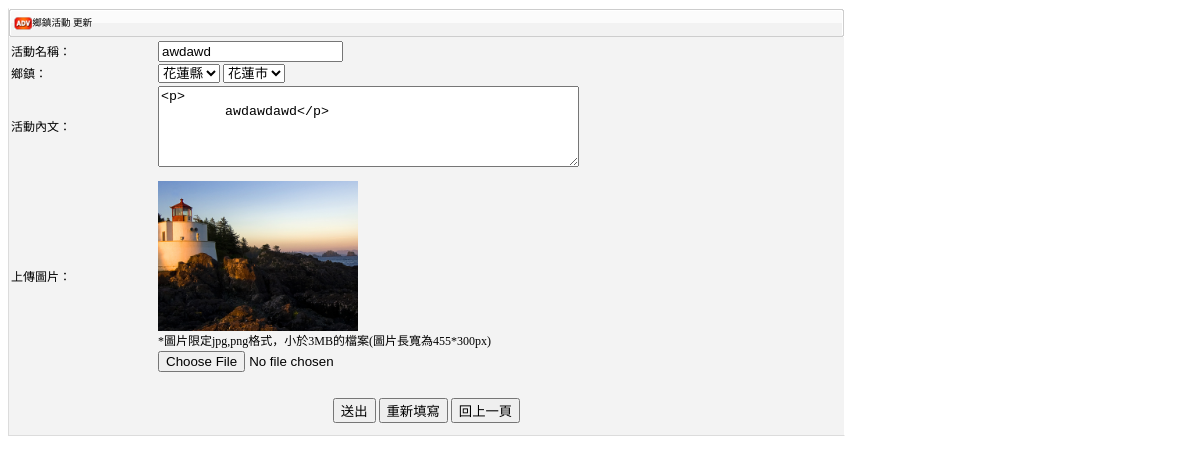
The page /admin_manage/cx_active_update.php?id=8 on the database its author committed.
### tables this page shows
CREATE TABLE IF NOT EXISTS `bnb_active` (
  `a_id` int(11) NOT NULL AUTO_INCREMENT,
  `a_name` varchar(20) NOT NULL,
  `a_area` varchar(20) NOT NULL,
  `a_zip` int(11) NOT NULL,
  `a_date` datetime NOT NULL,
  `a_text` text NOT NULL,
  `a_images` text NOT NULL,
  `a_hits` int(11) NOT NULL DEFAULT '0',
  PRIMARY KEY (`a_id`)
);

CREATE TABLE IF NOT EXISTS `zipcode` (
  `Id` bigint(20) NOT NULL AUTO_INCREMENT,
  `City` varchar(10) NOT NULL DEFAULT '',
  `Area` varchar(10) NOT NULL DEFAULT '',
  `ZipCode` char(3) NOT NULL DEFAULT '',
  PRIMARY KEY (`Id`),
  KEY `City` (`City`,`Area`,`ZipCode`)
);

### admin_manage/cx_active_update.php (the view, shortened to what this page needs)
<?php require_once('../Connections/connSQL.php'); ?>
<?php
if (!function_exists("GetSQLValueString")) {
function GetSQLValueString($theValue, $theType, $theDefinedValue = "", $theNotDefinedValue = "")
{
  $theValue = function_exists("mysql_real_escape_string") ? mysql_real_escape_string($theValue) : mysql_escape_string($theValue);
  switch ($theType) {
    case "long":
    case "int":
      $theValue = ($theValue != "") ? intval($theValue) : "NULL";
      break;
  }
  return $theValue;
}
}
$editFormAction = $_SERVER['PHP_SELF'];
if (isset($_SERVER['QUERY_STRING'])) {
  $editFormAction .= "?" . htmlentities($_SERVER['QUERY_STRING']);
}
$query_RecZip = "SELECT * FROM zipcode WHERE City = '花蓮縣' ORDER BY Id ASC";
$RecZip = mysql_query($query_RecZip, $connSQL) or die(mysql_error());
$row_RecZip = mysql_fetch_assoc($RecZip);
$colname_RecActive = "-1";
if (isset($_GET['id'])) {
  $colname_RecActive = $_GET['id'];
}
$query_RecActive = sprintf("SELECT * FROM bnb_active WHERE a_id = %s", GetSQLValueString($colname_RecActive, "int"));
$RecActive = mysql_query($query_RecActive, $connSQL) or die(mysql_error());
$row_RecActive = mysql_fetch_assoc($RecActive);
?>
<!DOCTYPE html PUBLIC "-//W3C//DTD XHTML 1.0 Transitional//EN" "http://www.w3.org/TR/xhtml1/DTD/xhtml1-transitional.dtd">
<html xmlns="http://www.w3.org/1999/xhtml">
<head>
<link href="../css/admin_style.css" rel="stylesheet" type="text/css" />
</head>
<body>
<div id="content" class="cx_admin_table">
<div id="top_nav">
  <table width="835" border="0" cellpadding="0" cellspacing="0" height="28">
    <tr>
      <td width="23" background="../images/board10.gif">&nbsp;</td>
      <td width="144" background="../images/board04.gif" align="left" style="font-size:0.8em">鄉鎮活動 更新 </td>
      <td width="650" background="../images/board04.gif">&nbsp;</td>
      <td width="10" background="../images/board05.gif">&nbsp;</td>
    </tr>
  </table>
</div>
  <form id="form1" name="form1" method="POST" action="<?php echo $editFormAction; ?>" enctype="multipart/form-data">
    <table width="835" border="0" cellpadding="0">
      <tr>
        <td width="145">活動名稱：</td>
        <td width="684"><label for="a_name"></label>
        <input name="a_name" type="text" id="a_name" value="<?php echo $row_RecActive['a_name']; ?>" />
        <input name="a_id" type="hidden" id="a_id" value="<?php echo $row_RecActive['a_id']; ?>" /></td>
      </tr>
      <tr>
        <td>鄉鎮：</td>
        <td><label for="b_zone"></label>
          <select name="a_area" id="a_area">
            <option value="346">花蓮縣</option>
          </select>
          <select name="a_zip" id="a_zip">
            <?php
do {
?>
            <option value="<?php echo $row_RecZip['ZipCode']?>"<?php if (!(strcmp($row_RecZip['ZipCode'], $row_RecActive['a_zip']))) {echo "selected=\"selected\"";} ?>><?php echo $row_RecZip['Area']?></option>
            <?php
} while ($row_RecZip = mysql_fetch_assoc($RecZip));
?>
        </select></td>
      </tr>
      <tr>
        <td>活動內文：</td>
        <td><label for="a_text"></label>
        <textarea name="a_text" cols="50" rows="5" id="a_text"><?php echo $row_RecActive['a_text']; ?></textarea></td>
      </tr>
      <tr>
        <td height="25">上傳圖片：</td>
        <td><p><img src="../images/active/<?php echo $row_RecActive['a_images']; ?>" width="200" /><br />
          *圖片限定jpg,png格式，小於3MB的檔案(圖片長寬為455*300px)<br />
          <input name="a_images" type="file" id="a_images" value="上傳檔案" size="50" />
        </p></td>
      </tr>
    </table>
    <p align="center"><input type="submit" value="送出" /> <input type="reset" value="重新填寫"  /> <input type="button" value="回上一頁" onclick="window.history.back()" /></p>
  </form>
</div>
</body>
</html>

### css/admin_style.css (style rules this page uses)
.cx_admin_table { background-color: #f3f3f3; border-top-width: 1px; border-bottom-width: 1px; border-top-style: solid; border-bottom-style: solid; border-top-color: #ffffff; border-bottom-color: #dcdcdc; border-right-width: 1px; border-left-width: 1px; border-right-style: solid; border-left-style: solid; border-right-color: #ffffff; border-left-color: #dcdcdc; color: #000; font-size: 12px; line-height: 20px; font-family:"Microsoft JhengHei","微軟正黑體","PMingLiu","新細明體"; }

### admin_manage/cx_active_update.php (style rules this page uses)
#content { float: left; width: 835px; }

### rows shown on the page
bnb_active: a_name "awdawd", a_zip "花蓮市", a_text "<p> awdawdawd</p>", a_images (picture)
